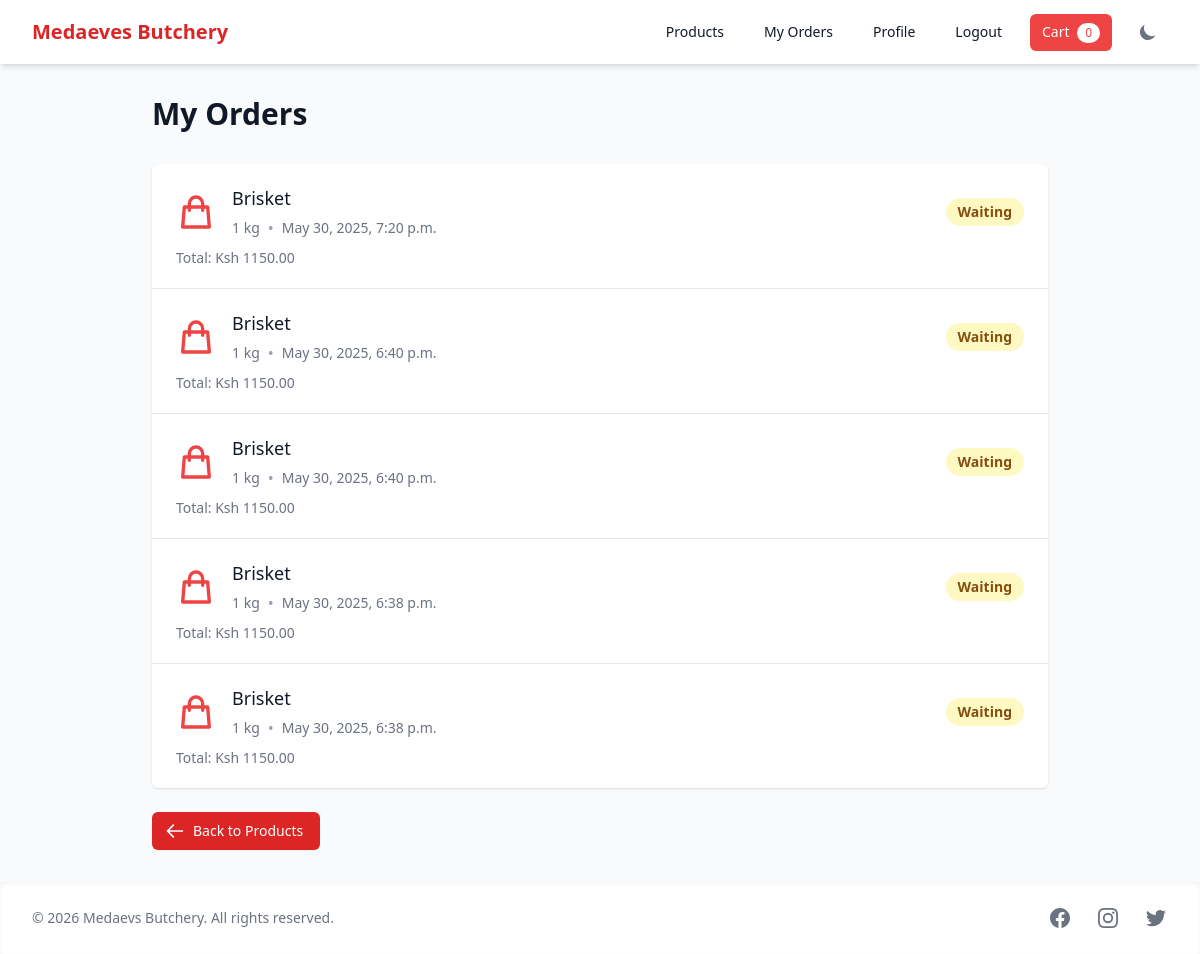
Screenshot of /orders/ (signed in) with the database file from the repository.
### shop/models.py (models this page shows, shortened)
class Order(models.Model):
	user = models.ForeignKey(User, on_delete=models.CASCADE)
	product = models.ForeignKey(Product, on_delete=models.CASCADE)
	quantity = models.PositiveIntegerField(default=1)
	created_at = models.DateTimeField(auto_now_add=True)
	is_delivered = models.BooleanField(default=False)

class Product(models.Model):
	category = models.ForeignKey(Category, on_delete=models.CASCADE)
	name = models.CharField(max_length=200)
	description = models.TextField()
	price = models.DecimalField(max_digits=8, decimal_places=2)
	available = models.BooleanField(default=True)
	image = models.ImageField(upload_to='product_images/', blank=True, null=True)

### shop/views.py (the view)
# urls.py: path('orders/', views.order_history, name='order_history'),
@login_required
def order_history(request):
    try:
        orders = Order.objects.filter(user=request.user).order_by('-created_at')
        return render(request, 'shop/order_history.html', {'orders': orders})
    except Exception as e:
        messages.error(request, f"Error retrieving order history: {str(e)}")
        return redirect('product_list')

### shop/templates/shop/order_history.html (shortened to what this page needs)
{% extends 'shop/base.html' %}
{% block content %}
<div class="max-w-4xl mx-auto">
  <div class="flex justify-between items-center mb-8">
    <h1 class="text-3xl font-bold text-gray-900 dark:text-white">My Orders</h1>
  </div>
  {% if orders %}
  <div class="bg-white dark:bg-gray-800 shadow overflow-hidden sm:rounded-md">
    <ul class="divide-y divide-gray-200 dark:divide-gray-700">
      {% for order in orders %}
      <li>
        <div class="px-4 py-5 sm:px-6">
          <div class="flex items-center justify-between">
            <div class="flex items-center">
              <div class="flex-shrink-0">
                <svg class="h-10 w-10 text-accent-500 dark:text-accent-400" xmlns="http://www.w3.org/2000/svg" fill="none" viewBox="0 0 24 24" stroke="currentColor">
                  <path stroke-linecap="round" stroke-linejoin="round" stroke-width="2" d="M16 11V7a4 4 0 00-8 0v4M5 9h14l1 12H4L5 9z" />
                </svg>
              </div>
              <div class="ml-4">
                <h2 class="text-lg font-medium text-gray-900 dark:text-white">
                  {{ order.product.name }}
                </h2>
                <div class="mt-1 flex items-center">
                  <span class="text-sm text-gray-500 dark:text-gray-400">
                    {{ order.quantity }} kg
                  </span>
                  <span class="mx-2 text-gray-400">•</span>
                  <span class="text-sm text-gray-500 dark:text-gray-400">
                    {{ order.created_at|date:"F j, Y, g:i a" }}
                  </span>
                </div>
              </div>
            </div>
            <div>
              {% if order.is_delivered %}
              <span class="px-3 py-1 inline-flex text-sm leading-5 font-semibold rounded-full bg-green-100 dark:bg-green-900 text-green-800 dark:text-green-200">
                Delivered
              </span>
              {% else %}
              <span class="px-3 py-1 inline-flex text-sm leading-5 font-semibold rounded-full bg-yellow-100 dark:bg-yellow-900 text-yellow-800 dark:text-yellow-200">
                Waiting
              </span>
              {% endif %}
            </div>
          </div>
          {% if order.product.price %}
          <div class="mt-2 text-sm text-gray-500 dark:text-gray-400">
            <p>Total: Ksh {{ order.product.price|floatformat:2 }}</p>
          </div>
          {% endif %}
        </div>
      </li>
      {% endfor %}
    </ul>
  </div>
  {% endif %}
  <div class="mt-6">
    <a href="{% url 'product_list' %}" class="inline-flex items-center px-4 py-2 border border-transparent rounded-md shadow-sm text-sm font-medium text-white bg-accent-600 hover:bg-accent-700 focus:outline-none focus:ring-2 focus:ring-offset-2 focus:ring-accent-500">
      <svg class="-ml-1 mr-2 h-5 w-5" xmlns="http://www.w3.org/2000/svg" fill="none" viewBox="0 0 24 24" stroke="currentColor">
        <path stroke-linecap="round" stroke-linejoin="round" stroke-width="2" d="M10 19l-7-7m0 0l7-7m-7 7h18" />
      </svg>
      Back to Products
    </a>
  </div>
</div>
{% endblock %}

### rows the page displays
Order: product.name "Brisket", quantity "1", created_at "May 30, 2025, 7:20 p.m.", is_delivered "Waiting", product.price "1150.00"
Order: product.name "Brisket", quantity "1", created_at "May 30, 2025, 6:40 p.m.", is_delivered "Waiting", product.price "1150.00"
Order: product.name "Brisket", quantity "1", created_at "May 30, 2025, 6:40 p.m.", is_delivered "Waiting", product.price "1150.00"
Order: product.name "Brisket", quantity "1", created_at "May 30, 2025, 6:38 p.m.", is_delivered "Waiting", product.price "1150.00"
Order: product.name "Brisket", quantity "1", created_at "May 30, 2025, 6:38 p.m.", is_delivered "Waiting", product.price "1150.00"
